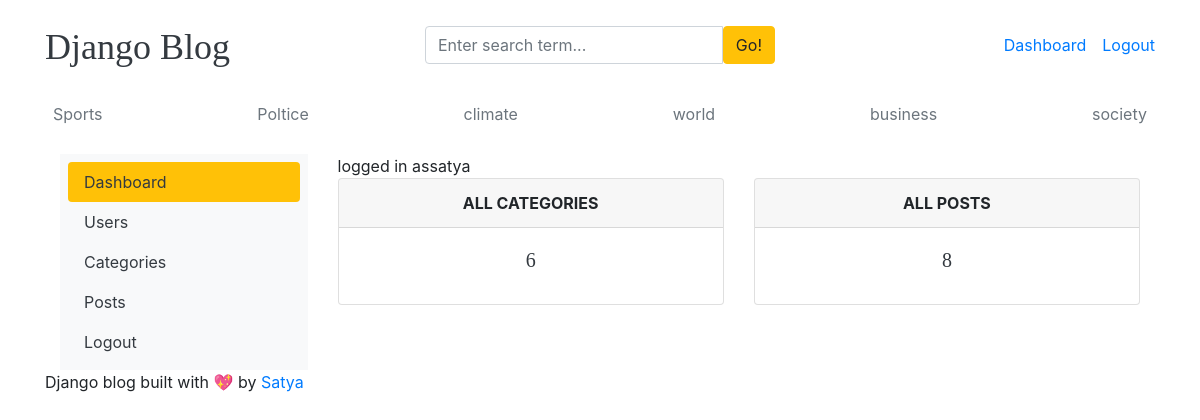
Before: /dashboard/ (signed in) with the older database file.
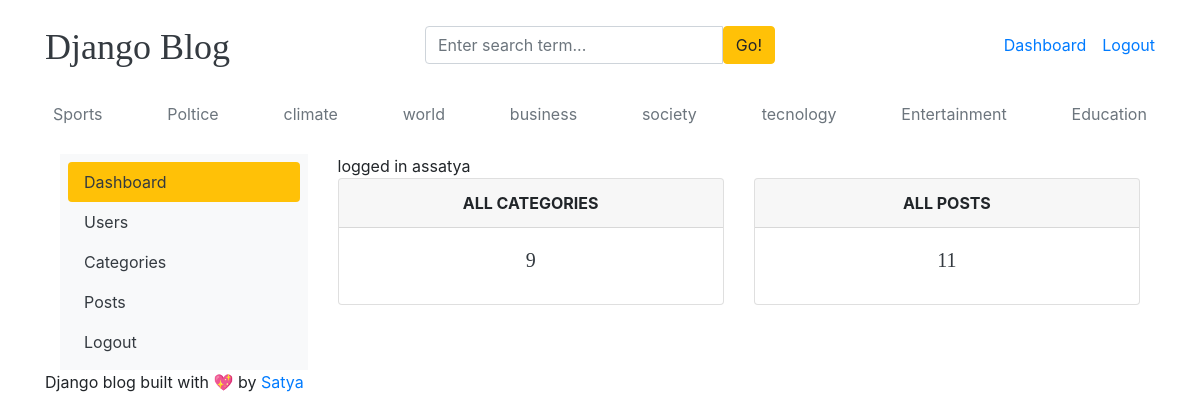
After: the same page with the newer database file.
### blogs/models.py (models this page shows, shortened)
class Category(models.Model):
    category_name = models.CharField(max_length=50, unique=True)
    created_at = models.DateTimeField(auto_now_add=True)
    updated_at = models.DateTimeField(auto_now=True)
    class Meta:
        verbose_name_plural = 'categories'

### dashboards/views.py (the view)
# urls.py: path('dashboard/', include('dashboards.urls')),
@login_required(login_url='login')
def dashboard(request):
    category_count = Category.objects.all().count()
    print(category_count)
    blogs_count =Blog.objects.all().count()
    context ={
        'category_count':category_count,
        'blogs_count':blogs_count,
    }
    return render(request,'dashboard/dashboard.html',context)

### blogs/context_processors.py (called while the page is built)
def get_categories(request):
    categories = Category.objects.all()
    return dict(categories=categories)

def get_social_links(request):
    social_links = SocialLink.objects.all()
    return dict(social_links=social_links)

### templates/dashboard/dashboard.html
{% extends "base.html" %}
 {% block content  %}
<div class="row">
{% include 'dashboard/sidebar.html'%}
     <div class="col-md-9">
    <span> logged in as{{user}}</span>
        <div class="row">
            <div class="col">
                <div class="card border-default mb-3">
                    <div class="card-header text-center text-uppercase font-weight-bold"> All CATEGORIES</div>
                    <div class="card-body text-dark">
                        <h5 class="card-title text-center"> {{category_count}}</h5>
                    </div>
                </div>
            </div>
           <div class="col">
                <div class="card border-default mb-3">
                    <div class="card-header text-center text-uppercase font-weight-bold"> All POSTS</div>
                    <div class="card-body text-dark">
                        <h5 class="card-title text-center"> {{blogs_count}}</h5>
                    </div>
                </div>
            </div>
        </div>
     </div>
</div>
{% endblock  %}

### templates/base.html (shortened to what this page needs)
{% load static %}
<!DOCTYPE html>
<html lang="en">
<head>
    <link href="https://getbootstrap.com/docs/4.0/dist/css/bootstrap.min.css" rel="stylesheet">
    <link href="{% static 'css/blog.css' %}" rel="stylesheet">
    <link rel="stylesheet" href="https://cdnjs.cloudflare.com/ajax/libs/font-awesome/4.7.0/css/font-awesome.min.css">
  </head>
<body>
    <div class="container">
      <header class="blog-header py-3">
        <div class="row flex-nowrap justify-content-between align-items-center">
          <div class="col-4 pt-1">
            <a class="blog-header-logo text-dark" href="/">Django Blog</a>
          </div>
          <div class="col-4">
            <form action="{% url 'search' %}" method="GET">
              <div class="input-group">
                <input class="form-control" type="text" name="keyword" value="{{ keyword }}" placeholder="Enter search term..." aria-label="Enter search term..." aria-describedby="button-search" />
                <button type="submit" class="btn btn-warning" id="button-search" type="button">Go!</button>
            </div>
            </form>
          </div>
          <div class="col-4 d-flex justify-content-end align-items-center">
            {% if not user.is_authenticated %}
            <a class="btn btn-sm btn-warning" href="{% url 'login' %}">Login</a> &nbsp;
            <a class="btn btn-sm btn-outline-secondary" href="{% url 'register' %}">Register</a>
            {% else %}
            <span><a href="{% url 'dashboard' %}">Dashboard</a></span>
            <span><a href="{% url 'logout' %}">Logout</a></span>
            {% endif %}
          </div>
        </div>
      </header>
      <div class="nav-scroller py-1 mb-2">
        <nav class="nav d-flex justify-content-between">
          {% for cat in categories %}
          <a class="p-2 text-muted" href="{% url 'posts_by_category' cat.id %}">{{ cat.category_name }}</a>
          {% endfor %}
        </nav>
      </div>
<div class="container mt-3">
    {% block content %}
    {% endblock %}
</div>
<footer class="blog-footer">
    <p>Django blog built with 💖 by <a href="#">Satya</a></p>
  </footer>
  </body>
  </html>

Changed rows visible on the page:
added Category: category_name "tecnology"
added Category: category_name "Entertainment"
added Category: category_name "Education"
Other visible differences:
{{ category_count }}: "6" → "9"
{{ blogs_count }}: "8" → "11"
